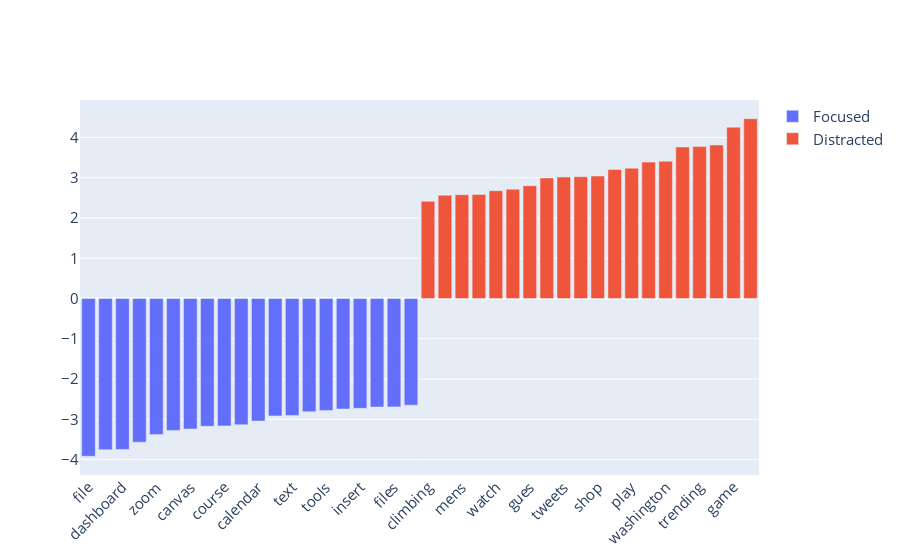

The code cell stored with this chart in its notebook:
### Code cell
# plot the feature importance (top 20 words) for each class in a bar chart (plotly)
import plotly.graph_objects as go

fig = go.Figure(data=[
    go.Bar(name='Focused', x=focused_fi["word"], y=focused_fi["focused"]),
    go.Bar(name='Distracted', x=distracted_fi["word"], y=distracted_fi["distracted"]),
])
# tilt the x-axis labels
fig.update_layout(xaxis_tickangle=-45)
# Font size
fig.update_layout(font=dict(size=15))
# legend font size
fig.update_layout(legend=dict(
    font=dict(
        size=15
    )
))
# Change the bar mode
fig.update_layout(barmode='group')
fig.show()

### Figure 1 — Plotly figure (JSON) as saved in the notebook; plotly's stock layout.template omitted (floating-point values rounded to 4 significant figures)
{"data": [{"name": "Focused", "type": "bar", "x": ["file", "inbox", "dashboard", "lecture", "zoom", "question", "canvas", "what", "course", "help", "calendar", "vcu", "text", "drive", "tools", "edit", "insert", "courses", "files", "printing"], "y": [-3.918, -3.756, -3.748, -3.569, -3.38, -3.276, -3.241, -3.176, -3.164, -3.137, -3.045, -2.917, -2.907, -2.812, -2.784, -2.746, -2.726, -2.696, -2.693, -2.649]}, {"name": "Distracted", "type": "bar", "x": ["climbing", "facebook", "mens", "made", "watch", "richmond", "gues", "twitch", "tweets", "reddit", "shop", "ues", "play", "twitter", "washington", "best", "trending", "instagram", "game", "more"], "y": [2.416, 2.568, 2.58, 2.584, 2.678, 2.716, 2.801, 2.996, 3.017, 3.024, 3.042, 3.205, 3.239, 3.388, 3.409, 3.764, 3.777, 3.813, 4.257, 4.465]}], "layout": {"barmode": "group", "font": {"size": 15}, "legend": {"font": {"size": 15}}, "xaxis": {"tickangle": -45}}}
